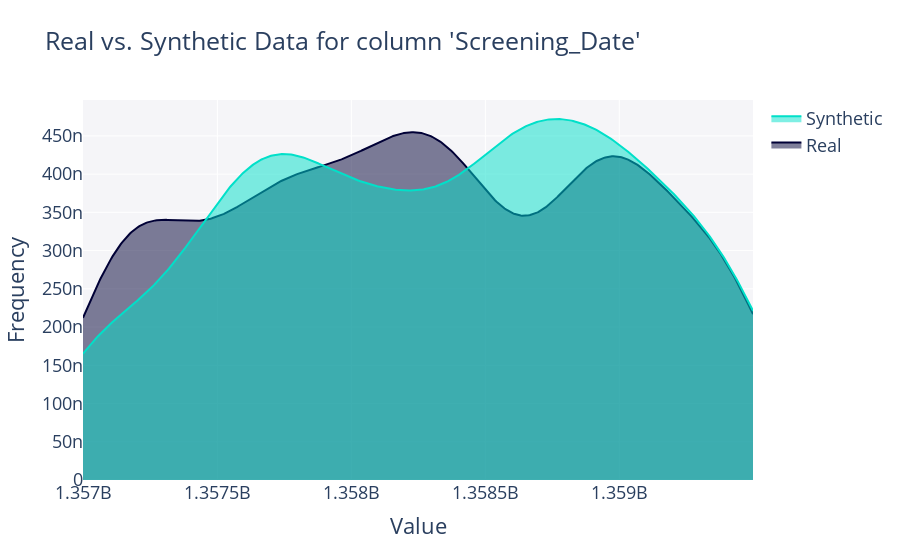

Here is the notebook cell this chart was saved with:
### Code cell
get_column_plot(
    real_data=df_train,
    synthetic_data=synthetic_data_ctgan,
    column_name='Screening_Date',
    plot_type='distplot'
).show(renderer="vscode")

### Figure 1 — Plotly figure (JSON) as saved in the notebook; plotly's stock layout.template omitted (floating-point values rounded to 4 significant figures; data arrays with more than 128 entries replaced by an {"elided": "..."} marker saying what was removed)
{"data": [{"fill": "tozeroy", "hovertemplate": "<b>Real</b><br>Frequency: %{y}<extra></extra>", "legendgroup": "Real", "marker": {"color": "#000036"}, "mode": "lines", "name": "Real", "showlegend": true, "type": "scatter", "x": {"elided": "500 float values"}, "xaxis": "x", "y": {"elided": "500 float values"}, "yaxis": "y"}, {"fill": "tozeroy", "hovertemplate": "<b>Synthetic</b><br>Frequency: %{y}<extra></extra>", "legendgroup": "Synthetic", "marker": {"color": "#01E0C9"}, "mode": "lines", "name": "Synthetic", "showlegend": true, "type": "scatter", "x": {"elided": "500 float values"}, "xaxis": "x", "y": {"elided": "500 float values"}, "yaxis": "y"}], "layout": {"barmode": "overlay", "font": {"size": 18}, "hovermode": "closest", "legend": {"traceorder": "reversed"}, "plot_bgcolor": "#F5F5F8", "title": {"text": "Real vs. Synthetic Data for column 'Screening_Date'"}, "xaxis": {"anchor": "y2", "domain": [0, 1], "title": {"text": "Value"}, "zeroline": false}, "yaxis": {"anchor": "free", "domain": [0, 1], "position": 0, "title": {"text": "Frequency"}}}}
